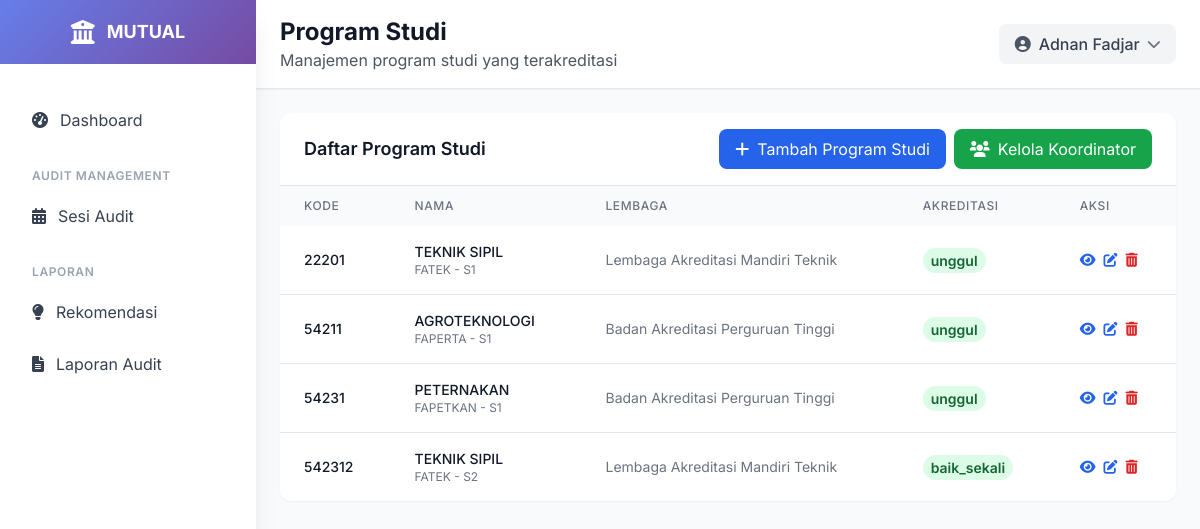
/program-studi/ (signed in), run on the app's committed database.
### ami/models.py (models this page shows, shortened)
class ProgramStudi(models.Model):
    lembaga_akreditasi = models.ForeignKey(LembagaAkreditasi, on_delete=models.PROTECT, related_name='program_studi')
    kode = models.CharField(max_length=10, unique=True)
    nama = models.CharField(max_length=255)
    fakultas = models.CharField(max_length=200, choices=[
        ('FKIP', 'FKIP'),
        ('FISIP', 'FISIP'),
        ('FEB', 'FEB'),
        ('FAKUM', 'FAKUM'),
        ('FAPERTA', 'FAPERTA'),
        ('FATEK', 'FATEK'),
        ('FMIPA', 'FMIPA'),
        ('FAHUT', 'FAHUT'),
        ('FK', 'FK'),
        ('FAPETKAN', 'FAPETKAN'),
        ('FKM', 'FKM'),
        ('Pascasarjana', 'Pascasarjana'),
    ])
    jenjang = models.CharField(max_length=50, choices=[
        ('D3', 'Diploma 3'),
        ('D4', 'Diploma 4'),
        ('S1', 'Sarjana'),
        ('S2', 'Magister'),
        ('S3', 'Doktor'),
    ])
    akreditasi = models.CharField(max_length=50, blank=True, null=True, choices=[
        ('unggul', 'UNGGUL'),
        ('baik_sekali', 'BAIK SEKALI'),
        ('baik', 'BAIK'),
        ('A', 'A'),
        ('B', 'B'),
        ('C', 'C'),
        ('belum', 'Belum Terakreditasi')
    ] )
    tanggal_akreditasi = models.DateField(blank=True, null=True)
    class Meta:
        verbose_name = "Program Studi"
        verbose_name_plural = "Program Studi"
        ordering = ['kode']

class LembagaAkreditasi(models.Model):
    kode = models.CharField(max_length=20, unique=True)
    nama = models.CharField(max_length=255, unique=True)
    deskripsi = models.TextField(blank=True, null=True)
    website = models.URLField(blank=True, null=True)
    kontak = models.TextField(blank=True, null=True)
    class Meta:
        verbose_name = "Lembaga Akreditasi"
        verbose_name_plural = "Lembaga Akreditasi"
        ordering = ['nama']

### ami/views.py (the view)
# urls.py: path('program-studi/', views.program_studi_list, name='program_studi_list'),
@login_required
def program_studi_list(request):
    program_studi_list = ProgramStudi.objects.select_related('lembaga_akreditasi').all().order_by('kode')
    paginator = Paginator(program_studi_list, 10)
    page_number = request.GET.get('page')
    program_studi = paginator.get_page(page_number)
    return render(request, 'ami/program_studi_list.html', {
        'program_studi': program_studi
    })

### templates/ami/program_studi_list.html (shortened to what this page needs)
{% extends 'base.html' %}
{% load static %}
{% block page_title %}Program Studi{% endblock %}
{% block page_subtitle %}Manajemen program studi yang terakreditasi{% endblock %}
{% block content %}
<div class="p-4 lg:p-6">
    <div class="bg-white rounded-xl shadow-sm overflow-hidden">
        <div class="px-4 lg:px-6 py-4 border-b border-gray-200 flex flex-col sm:flex-row sm:justify-between sm:items-center space-y-2 sm:space-y-0">
            <h3 class="text-lg font-semibold text-gray-900">Daftar Program Studi</h3>
            <div class="flex flex-col sm:flex-row space-y-2 sm:space-y-0 sm:space-x-2 w-full sm:w-auto">
                <a href="{% url 'ami:program_studi_create' %}" class="bg-blue-600 hover:bg-blue-700 text-white px-4 py-2 rounded-lg flex items-center justify-center w-full sm:w-auto">
                    <i class="fas fa-plus mr-2"></i> Tambah Program Studi
                </a>
                 <a href="{% url 'ami:koordinator_list' %}" class="bg-green-600 hover:bg-green-700 text-white px-4 py-2 rounded-lg flex items-center justify-center w-full sm:w-auto">
                    <i class="fas fa-users mr-2"></i> Kelola Koordinator
                </a>
            </div>
        </div>
        <div class="overflow-x-auto">
            <table class="w-full">
                <thead class="bg-gray-50">
                    <tr>
                        <th class="px-3 lg:px-6 py-3 text-left text-xs font-medium text-gray-500 uppercase tracking-wider">Kode</th>
                        <th class="px-3 lg:px-6 py-3 text-left text-xs font-medium text-gray-500 uppercase tracking-wider">Nama</th>
                        <th class="px-3 lg:px-6 py-3 text-left text-xs font-medium text-gray-500 uppercase tracking-wider hidden md:table-cell">Lembaga</th>
                        <th class="px-3 lg:px-6 py-3 text-left text-xs font-medium text-gray-500 uppercase tracking-wider">Akreditasi</th>
                        <th class="px-3 lg:px-6 py-3 text-left text-xs font-medium text-gray-500 uppercase tracking-wider">Aksi</th>
                    </tr>
                </thead>
                <tbody class="bg-white divide-y divide-gray-200">
                    {% for program in program_studi %}
                    <tr class="hover:bg-gray-50 transition-colors">
                        <td class="px-3 lg:px-6 py-4 whitespace-nowrap">
                            <div class="text-xs lg:text-sm font-medium text-gray-900">{{ program.kode }}</div>
                        </td>
                        <td class="px-3 lg:px-6 py-4 whitespace-nowrap">
                            <div class="text-xs lg:text-sm font-medium text-gray-900">{{ program.nama }}</div>
                            <div class="text-xs text-gray-500">{{ program.fakultas }} - {{ program.jenjang }}</div>
                        </td>
                        <td class="px-3 lg:px-6 py-4 whitespace-nowrap text-xs lg:text-sm text-gray-500 hidden md:table-cell">
                            {{ program.lembaga_akreditasi.nama }}
                        </td>
                        <td class="px-3 lg:px-6 py-4 whitespace-nowrap">
                            <span class="px-1 py-0.5 lg:px-2 lg:py-1 text-xs lg:text-sm font-semibold rounded-full bg-green-100 text-green-800">
                                {{ program.akreditasi }}
                            </span>
                        </td>
                        <td class="px-3 lg:px-6 py-4 whitespace-nowrap text-xs lg:text-sm font-medium">
                            <div class="flex flex-wrap gap-2">
                                <a href="{% url 'ami:program_studi_detail' program.pk %}" class="text-blue-600 hover:text-blue-900">
                                    <i class="fas fa-eye"></i>
                                </a>
                                <a href="{% url 'ami:program_studi_update' program.pk %}" class="text-blue-600 hover:text-blue-900">
                                    <i class="fas fa-edit"></i>
                                </a>
                                <a href="{% url 'ami:program_studi_delete' program.pk %}" class="text-red-600 hover:text-red-900">
                                    <i class="fas fa-trash-alt"></i>
                                </a>
                            </div>
                        </td>
                    </tr>
                    {% empty %}
                    <tr>
                        <td colspan="5" class="px-4 lg:px-6 py-4 text-center text-gray-500 text-sm">Tidak ada program studi yang terdaftar</td>
                    </tr>
                    {% endfor %}
                </tbody>
            </table>
        </div>
    </div>
</div>
{% endblock %}

### templates/base.html (shortened to what this page needs)
<!DOCTYPE html>
<html lang="id">
<head>
    <script src="https://cdn.tailwindcss.com"></script>
    <link href="https://cdnjs.cloudflare.com/ajax/libs/font-awesome/6.0.0/css/all.min.css" rel="stylesheet">
    <link href="https://cdn.jsdelivr.net/npm/select2@4.1.0-rc.0/dist/css/select2.min.css" rel="stylesheet" />
    <link href="https://cdn.jsdelivr.net/npm/select2-bootstrap-5-theme@1.3.0/dist/select2-bootstrap-5-theme.min.css" rel="stylesheet" />
</head>
<body class="bg-gray-50">
    <div class="fixed inset-y-0 left-0 z-50 w-64 bg-white shadow-xl transform transition-transform duration-300 ease-in-out lg:translate-x-0 -translate-x-full flex flex-col" id="sidebar">
        <div class="flex items-center justify-center h-16 gradient-bg flex-shrink-0">
            <div class="flex items-center space-x-3">
                <i class="fas fa-university text-white text-2xl"></i>
                <span class="text-white font-bold text-lg">MUTUAL</span>
            </div>
        </div>
        <nav class="flex-1 overflow-y-auto mt-8 px-4 pb-4">
            <div class="space-y-2">
                <a href="{% url 'ami:dashboard' %}" class="sidebar-item flex items-center px-4 py-3 text-gray-700 rounded-lg transition-all duration-200 {% if request.resolver_match.url_name == 'dashboard' %}bg-blue-50 text-blue-600{% else %}hover:bg-gray-50{% endif %}">
                    <i class="fas fa-tachometer-alt mr-3"></i>
                    <span>Dashboard</span>
                </a>
                <div class="pt-4">
                    <p class="px-4 text-xs font-semibold text-gray-400 uppercase tracking-wider">Audit Management</p>
                    <div class="mt-2 space-y-1">
                        <a href="{% url 'ami:audit_session_list' %}" class="sidebar-item flex items-center px-4 py-3 text-gray-700 rounded-lg transition-all duration-200 {% if request.resolver_match.url_name == 'audit_session_list' %}bg-blue-50 text-blue-600{% else %}hover:bg-gray-50{% endif %}">
                            <i class="fas fa-calendar-alt mr-3"></i>
                            <span>Sesi Audit</span>
                        </a>
                    </div>
                </div>
                <div class="pt-4">
                    <p class="px-4 text-xs font-semibold text-gray-400 uppercase tracking-wider">Laporan</p>
                    <div class="mt-2 space-y-1">
                        <a href="#" class="sidebar-item flex items-center px-4 py-3 text-gray-700 rounded-lg transition-all duration-200 hover:bg-gray-50">
                            <i class="fas fa-lightbulb mr-3"></i>
                            <span>Rekomendasi</span>
                        </a>
                        <a href="{% url 'ami:laporan_index_audit' %}"
                            class="sidebar-item flex items-center px-4 py-3 text-gray-700 rounded-lg transition-all duration-200 {% if request.resolver_match.url_name == 'laporan_index_audit' %}bg-blue-50 text-blue-600{% else %}hover:bg-gray-50{% endif %}">
                            <i class="fas fa-file-alt mr-3"></i>
                            <span>Laporan Audit</span>
                        </a>
                    </div>
                </div>
            </div>
        </nav>
    </div>
    <div class="lg:ml-64 flex flex-col min-h-screen">
        <header class="bg-white shadow-sm border-b border-gray-200">
            <div class="flex items-center justify-between px-4 lg:px-6 py-4">
                <div class="lg:block hidden">
                    <h1 class="text-xl lg:text-2xl font-bold text-gray-900">{% block page_title %}{% endblock %}</h1>
                    <p class="text-gray-600">{% block page_subtitle %}{% endblock %}</p>
                </div>
                <div class="flex items-center space-x-4">
                    <div class="relative">
                        <button id="profileButton" class="flex items-center space-x-2 bg-gray-100 hover:bg-gray-200 px-4 py-2 rounded-lg transition-colors">
                            <i class="fas fa-user-circle text-gray-600"></i>
                            <span class="text-gray-700 font-medium">{{ user.get_full_name|default:user.username }}</span>
                            <i class="fas fa-chevron-down text-gray-500 text-sm transition-transform" id="chevronIcon"></i>
                        </button>
                    </div>
                </div>
            </div>
        </header>
        {% block content %}{% endblock %}
    </div>
</body>
</html>

### templates/base.html (style rules this page uses)
body { font-family: 'Inter', sans-serif; }
.gradient-bg { background: linear-gradient(135deg, #667eea 0%, #764ba2 100%); }

### data on the page
ProgramStudi: kode "22201", nama "TEKNIK SIPIL", fakultas "FATEK", jenjang "S1", lembaga_akreditasi.nama "Lembaga Akreditasi Mandiri Teknik", akreditasi "unggul"
ProgramStudi: kode "54211", nama "AGROTEKNOLOGI", fakultas "FAPERTA", jenjang "S1", lembaga_akreditasi.nama "Badan Akreditasi Perguruan Tinggi", akreditasi "unggul"
ProgramStudi: kode "54231", nama "PETERNAKAN", fakultas "FAPETKAN", jenjang "S1", lembaga_akreditasi.nama "Badan Akreditasi Perguruan Tinggi", akreditasi "unggul"
ProgramStudi: kode "542312", nama "TEKNIK SIPIL", fakultas "FATEK", jenjang "S2", lembaga_akreditasi.nama "Lembaga Akreditasi Mandiri Teknik", akreditasi "baik_sekali"

### other printed values
{{ user.get_full_name|default:user.username }} "Adnan Fadjar"
